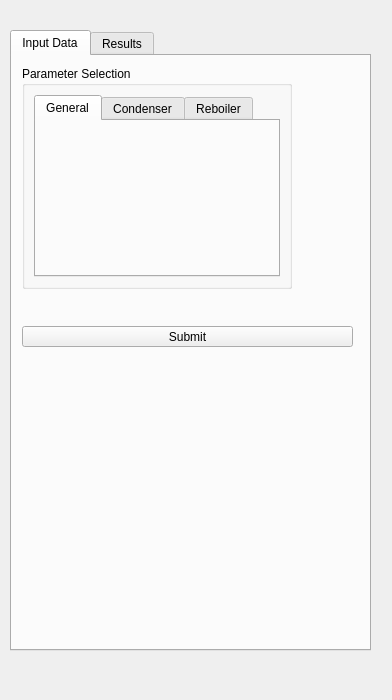
<?xml version="1.0" encoding="UTF-8"?>
<ui version="4.0">
 <class>Form</class>
 <widget class="QWidget" name="Form">
  <property name="enabled">
   <bool>true</bool>
  </property>
  <property name="geometry">
   <rect>
    <x>0</x>
    <y>0</y>
    <width>392</width>
    <height>700</height>
   </rect>
  </property>
  <property name="sizePolicy">
   <sizepolicy hsizetype="Maximum" vsizetype="Maximum">
    <horstretch>0</horstretch>
    <verstretch>0</verstretch>
   </sizepolicy>
  </property>
  <property name="maximumSize">
   <size>
    <width>3200</width>
    <height>5000</height>
   </size>
  </property>
  <property name="windowTitle">
   <string>Form</string>
  </property>
  <widget class="QTabWidget" name="tabWidget">
   <property name="geometry">
    <rect>
     <x>10</x>
     <y>30</y>
     <width>361</width>
     <height>621</height>
    </rect>
   </property>
   <property name="autoFillBackground">
    <bool>true</bool>
   </property>
   <property name="currentIndex">
    <number>0</number>
   </property>
   <widget class="QWidget" name="tab">
    <attribute name="title">
     <string>Input Data</string>
    </attribute>
    <widget class="QGroupBox" name="groupBox_2">
     <property name="geometry">
      <rect>
       <x>10</x>
       <y>10</y>
       <width>331</width>
       <height>204</height>
      </rect>
     </property>
     <property name="title">
      <string>Parameter Selection</string>
     </property>
     <layout class="QHBoxLayout" name="horizontalLayout_10">
      <property name="sizeConstraint">
       <enum>QLayout::SetFixedSize</enum>
      </property>
      <item>
       <widget class="QTabWidget" name="tabWidget_5">
        <property name="sizePolicy">
         <sizepolicy hsizetype="Expanding" vsizetype="Fixed">
          <horstretch>0</horstretch>
          <verstretch>0</verstretch>
         </sizepolicy>
        </property>
        <property name="currentIndex">
         <number>0</number>
        </property>
        <widget class="QWidget" name="tab1">
         <attribute name="title">
          <string>General</string>
         </attribute>
         <layout class="QVBoxLayout" name="verticalLayout_6">
          <item>
           <layout class="QGridLayout" name="lay1">
            <property name="sizeConstraint">
             <enum>QLayout::SetDefaultConstraint</enum>
            </property>
            <property name="verticalSpacing">
             <number>0</number>
            </property>
           </layout>
          </item>
         </layout>
        </widget>
        <widget class="QWidget" name="tab2">
         <attribute name="title">
          <string>Condenser</string>
         </attribute>
         <layout class="QVBoxLayout" name="verticalLayout_5">
          <item>
           <layout class="QGridLayout" name="lay2">
            <item row="3" column="0">
             <widget class="QLabel" name="l7">
              <property name="text">
               <string>TextLabel</string>
              </property>
             </widget>
            </item>
            <item row="0" column="0">
             <widget class="QLabel" name="l4">
              <property name="text">
               <string>TextLabel</string>
              </property>
             </widget>
            </item>
            <item row="1" column="0">
             <widget class="QLabel" name="l5">
              <property name="text">
               <string>TextLabel</string>
              </property>
             </widget>
            </item>
            <item row="2" column="2">
             <widget class="QComboBox" name="cb1"/>
            </item>
            <item row="1" column="2">
             <widget class="QLineEdit" name="le5"/>
            </item>
            <item row="2" column="0">
             <widget class="QLabel" name="l6">
              <property name="text">
               <string>TextLabel</string>
              </property>
             </widget>
            </item>
            <item row="3" column="2">
             <widget class="QComboBox" name="cb2">
              <property name="enabled">
               <bool>false</bool>
              </property>
             </widget>
            </item>
            <item row="0" column="3">
             <widget class="QLabel" name="u1">
              <property name="text">
               <string>TextLabel</string>
              </property>
             </widget>
            </item>
            <item row="1" column="3">
             <widget class="QLabel" name="u2">
              <property name="text">
               <string>TextLabel</string>
              </property>
             </widget>
            </item>
            <item row="4" column="2">
             <widget class="QLineEdit" name="le6"/>
            </item>
            <item row="0" column="2">
             <widget class="QComboBox" name="cb5"/>
            </item>
           </layout>
          </item>
         </layout>
        </widget>
        <widget class="QWidget" name="tab3">
         <attribute name="title">
          <string>Reboiler</string>
         </attribute>
         <layout class="QVBoxLayout" name="verticalLayout_7">
          <item>
           <layout class="QGridLayout" name="lay3">
            <item row="4" column="0">
             <widget class="QLabel" name="l9">
              <property name="text">
               <string>TextLabel</string>
              </property>
             </widget>
            </item>
            <item row="3" column="0">
             <widget class="QLabel" name="l8">
              <property name="text">
               <string>TextLabel</string>
              </property>
             </widget>
            </item>
            <item row="5" column="0">
             <widget class="QLabel" name="l10">
              <property name="text">
               <string>TextLabel</string>
              </property>
             </widget>
            </item>
            <item row="5" column="2">
             <widget class="QComboBox" name="cb4">
              <property name="enabled">
               <bool>false</bool>
              </property>
             </widget>
            </item>
            <item row="3" column="2">
             <widget class="QLineEdit" name="le7"/>
            </item>
            <item row="4" column="2">
             <widget class="QComboBox" name="cb3"/>
            </item>
            <item row="6" column="2">
             <widget class="QLineEdit" name="le8"/>
            </item>
            <item row="3" column="3">
             <widget class="QLabel" name="u3">
              <property name="text">
               <string>TextLabel</string>
              </property>
             </widget>
            </item>
           </layout>
          </item>
         </layout>
        </widget>
       </widget>
      </item>
     </layout>
    </widget>
    <widget class="QPushButton" name="pushButton_2">
     <property name="geometry">
      <rect>
       <x>10</x>
       <y>270</y>
       <width>331</width>
       <height>21</height>
      </rect>
     </property>
     <property name="text">
      <string>Submit</string>
     </property>
    </widget>
   </widget>
   <widget class="QWidget" name="tab_2">
    <attribute name="title">
     <string>Results</string>
    </attribute>
    <layout class="QHBoxLayout" name="horizontalLayout_3"/>
   </widget>
  </widget>
 </widget>
 <resources/>
 <connections/>
</ui>
